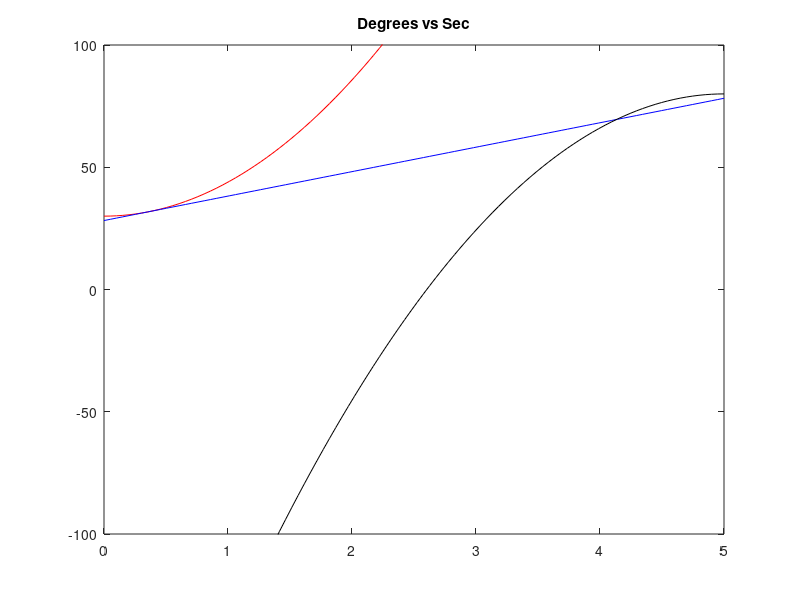

MATLAB code for this plot:



% Values in Degrees testing final will use Rads(?)
%theta initial for joint X
thetaXinit = 30;
%theta final for joint X
thetaXfin = 80;
%max angular accleration allowed
thetaXacc = 30;
%max angular velocity allowed
thetaXvel = 10;

% Assuming the Lecture times
timeinit = 0; % msec
timefinal = 5; % msec
t = linspace(timeinit,timefinal);

accsq = thetaXacc^2;
tfsq = timefinal^2;

timea =  (timefinal/2) - (sqrt((accsq * tfsq) - ...
    (4*thetaXacc*(thetaXfin-thetaXinit))) / (2*thetaXacc));
% Functions for the 3 different sections of the trapezoid

sec1 = thetaXinit + ((thetaXvel)/(2*timea)).*t.^2;
sec2 = thetaXinit + ((thetaXvel).*(t-(timea/2)));
sec3 = thetaXfin - ((thetaXvel/(2*timea)).*(timefinal - t).^2);

figure(1); clf
plot(t,sec1,"red");
hold on
plot(t,sec2,"blue");
plot(t,sec3,"black");
hold off
ylim([-100 100]);
title('Degrees vs Sec')


